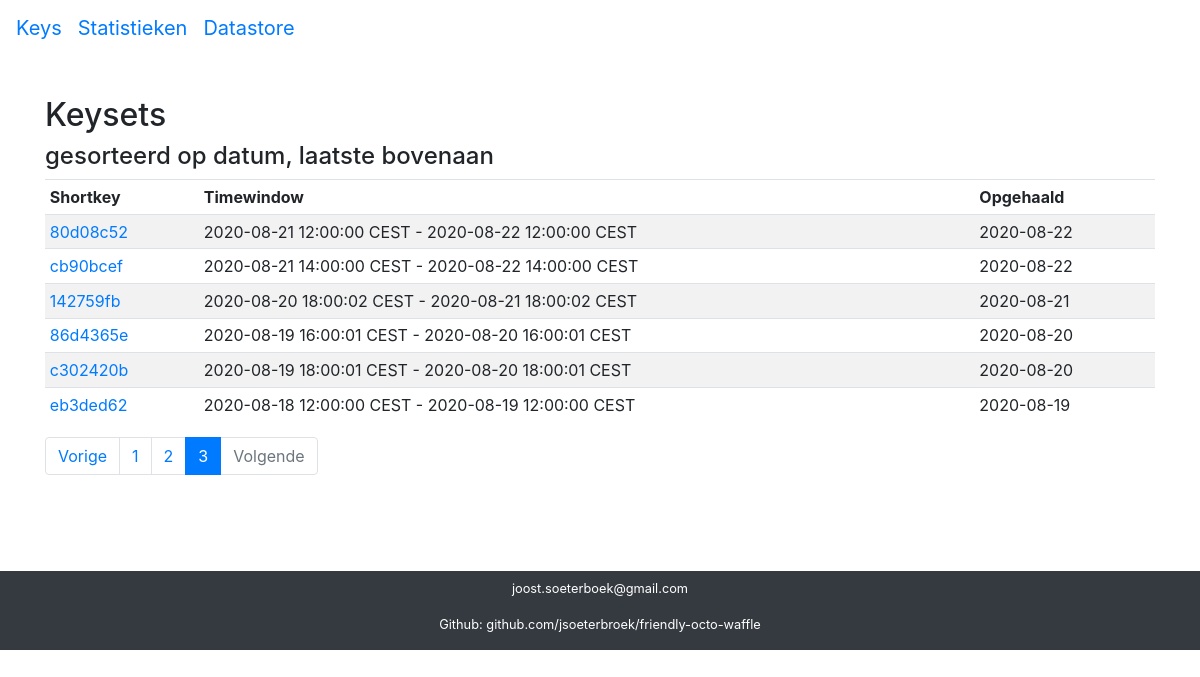
Screenshot of /keys/?page=3 with the database file from the repository.
### keys/models.py (models this page shows, shortened)
class Keys(models.Model):
    key = models.CharField("key", max_length=255, unique=True, primary_key=True)
    shortkey = models.CharField("short key", max_length=8)
    created = models.DateTimeField(auto_now_add=True, editable=False)
    environment = models.CharField("omgeving", max_length=125)
    seen = models.CharField("opgehaald", max_length=48)
    start_timestamp = models.CharField("timestamp start", max_length=48)
    end_timestamp = models.CharField("timestamp end", max_length=48)
    num_teks = models.IntegerField('number of keys')
    class Meta:
        verbose_name = 'Exposure Keyset'
        verbose_name_plural = 'Exposure Keysets'

### keys/views.py (the view)
# urls.py: path('keys/', include('keys.urls'), name='key_index'),
def key_index(request):
    keysets_list_latest = Keys.objects.order_by('-seen')
    paginator = Paginator(keysets_list_latest, settings.KEYSETS_PAGINATE_BY)
    page = request.GET.get('page')
    try:
        plist = paginator.get_page(page)
    except PageNotAnInteger:
        plist = paginator.get_page(1)
    except EmptyPage:
        plist = paginator.get_page(paginator.num_pages)
    context = {'plist': plist}
    return render(request, 'key_index.html', context)

### keys/templates/key_index.html
{% extends "base.html" %}
{% block content %}
{% load static %}
{% load l10n %}
<p>&nbsp;</p>
<h2> Keysets </h2>
<h4> gesorteerd op datum, laatste bovenaan </h4>
  {% if plist %}
  <table class="table table-striped table-sm">
          <thead>
            <tr>
                    <td><b>Shortkey</b></td>
                    <td><b>Timewindow</b></td>
                    <td><b>Opgehaald</b></td>
            </tr>
          </thead>
          <tbody>
    {% for p in plist %}
      <tr>
          <td><a href="{{p.shortkey}}/">{{p.shortkey}}<a/></td><td>{{p.start_timestamp}} - {{p.end_timestamp}}</td><td>{{p.seen}}</td>
      </tr>
    {% endfor %}
  </tbody>
  </table>
 {% if plist.has_other_pages %}
  <nav aria-label="pagination">
  <ul class="pagination">
    {% if plist.has_previous %}
      <li class="page-item"><a class="page-link" href="?page={{ plist.previous_page_number }}">Vorige</a></li>
    {% else %}
      <li class="page-item disabled"><span class="page-link">Vorige</span></li>
    {% endif %}
    {% for i in plist.paginator.page_range %}
      {% if plist.number == i %}
        <li class="page-item active"><span class="page-link">{{ i }} <span class="sr-only">(current)</span></span></li>
      {% else %}
        <li class="page-item"><a class="page-link" href="?page={{ i }}">{{ i }}</a></li>
      {% endif %}
    {% endfor %}
    {% if plist.has_next %}
      <li class="page-item"><a class="page-link" href="?page={{ plist.next_page_number }}">Volgende</a></li>
    {% else %}
      <li class="page-item disabled"><span class="page-link">Volgende</span></li>
    {% endif %}
  </ul>
  </nav>
  {% endif %}
  {% else %}
   <p>There are no keysets in the database.</p>
  {% endif %}
{% endblock %}

### rows the page displays
Keys: shortkey "80d08c52", start_timestamp "2020-08-21 12:00:00 CEST", end_timestamp "2020-08-22 12:00:00 CEST", seen "2020-08-22"
Keys: shortkey "cb90bcef", start_timestamp "2020-08-21 14:00:00 CEST", end_timestamp "2020-08-22 14:00:00 CEST", seen "2020-08-22"
Keys: shortkey "142759fb", start_timestamp "2020-08-20 18:00:02 CEST", end_timestamp "2020-08-21 18:00:02 CEST", seen "2020-08-21"
Keys: shortkey "86d4365e", start_timestamp "2020-08-19 16:00:01 CEST", end_timestamp "2020-08-20 16:00:01 CEST", seen "2020-08-20"
Keys: shortkey "c302420b", start_timestamp "2020-08-19 18:00:01 CEST", end_timestamp "2020-08-20 18:00:01 CEST", seen "2020-08-20"
Keys: shortkey "eb3ded62", start_timestamp "2020-08-18 12:00:00 CEST", end_timestamp "2020-08-19 12:00:00 CEST", seen "2020-08-19"

### other values shown
{{ i }} "1" "2"
{{ i }} "3"
